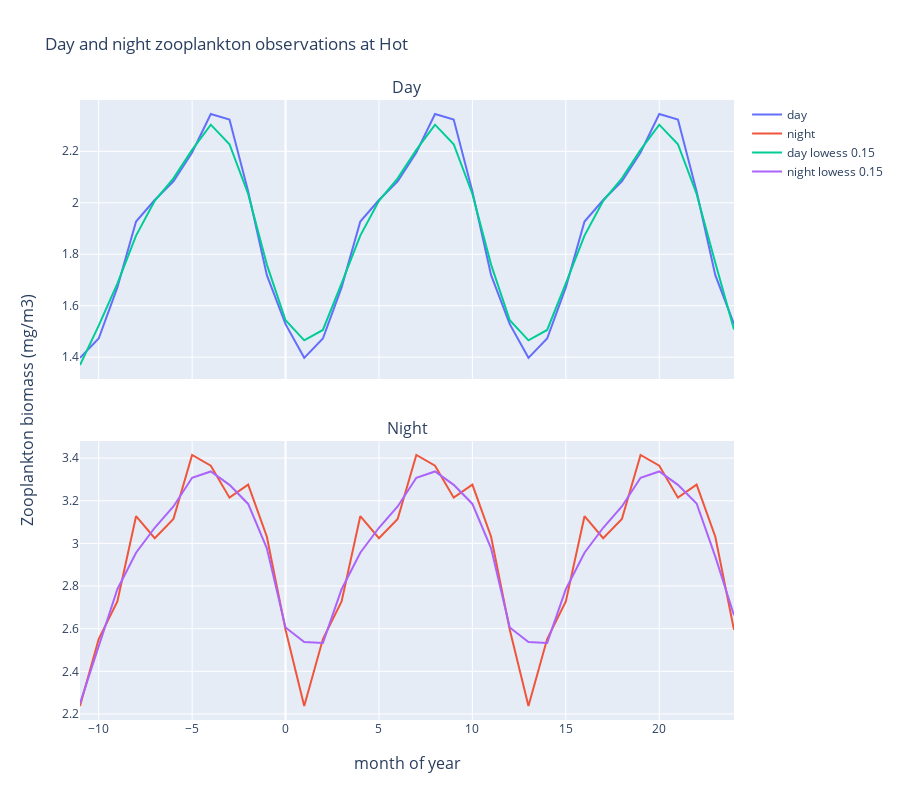

The notebook cell this image was saved under:
### Markdown cell above
## Raw data vs Smoothing

### Code cell
grouped_data_less = grouped_data.assign_coords(month=grouped_data.month - 12)
grouped_data_more = grouped_data.assign_coords(month=grouped_data.month + 12)

gathered_data = xr.concat([grouped_data_less, grouped_data, grouped_data_more], dim="month")

fig = make_subplots(
    rows=2,
    cols=1,
    shared_xaxes=True,
    subplot_titles=("Day", "Night"),
    vertical_spacing=0.1,
    x_title="month of year",
    y_title="Zooplankton biomass (mg/m3)",
)
fig.add_trace(
    go.Scatter(x=gathered_data.month.data.flatten(), y=gathered_data.day.data.flatten(), mode="lines", name="day"),
    row=1,
    col=1,
)
fig.add_trace(
    go.Scatter(x=gathered_data.month.data.flatten(), y=gathered_data.night.data.flatten(), mode="lines", name="night"),
    row=2,
    col=1,
)
for frac in [0.15]:
    lowess_day = lowess(gathered_data.day.data.flatten(), gathered_data.month.data.flatten(), frac=frac)
    fig.add_trace(
        go.Scatter(x=lowess_day[:, 0], y=lowess_day[:, 1], mode="lines", name=f"day lowess {frac}"),
        row=1,
        col=1,
    )

    lowess_night = lowess(gathered_data.night.data.flatten(), gathered_data.month.data.flatten(), frac=frac)
    fig.add_trace(
        go.Scatter(x=lowess_night[:, 0], y=lowess_night[:, 1], mode="lines", name=f"night lowess {frac}"),
        row=2,
        col=1,
    )
    gathered_data[f"day_lowess_{frac}"] = xr.DataArray(
        lowess_day[:, 1],
        dims=["month"],
        coords={"month": lowess_day[:, 0]},
        attrs={"frac": frac, "units": "mg/m3"},
    ).sel(month=slice(1, 12))
    gathered_data[f"night_lowess_{frac}"] = xr.DataArray(
        lowess_night[:, 1],
        dims=["month"],
        coords={"month": lowess_night[:, 0]},
        attrs={"frac": frac, "units": "mg/m3"},
    ).sel(month=slice(1, 12))

fig.update_layout(
    title=f"Day and night zooplankton observations at {station}",
    height=800,
)

fig.show()

### Figure 1 — Plotly figure (JSON) as saved in the notebook; plotly's stock layout.template omitted (floating-point values rounded to 4 significant figures)
{"data": [{"mode": "lines", "name": "day", "type": "scatter", "x": [-11, -10, -9, -8, -7, -6, -5, -4, -3, -2, -1, 0, 1, 2, 3, 4, 5, 6, 7, 8, 9, 10, 11, 12, 13, 14, 15, 16, 17, 18, 19, 20, 21, 22, 23, 24], "xaxis": "x", "y": [1.397, 1.473, 1.671, 1.927, 2.011, 2.083, 2.195, 2.345, 2.323, 2.044, 1.719, 1.528, 1.397, 1.473, 1.671, 1.927, 2.011, 2.083, 2.195, 2.345, 2.323, 2.044, 1.719, 1.528, 1.397, 1.473, 1.671, 1.927, 2.011, 2.083, 2.195, 2.345, 2.323, 2.044, 1.719, 1.528], "yaxis": "y"}, {"mode": "lines", "name": "night", "type": "scatter", "x": [-11, -10, -9, -8, -7, -6, -5, -4, -3, -2, -1, 0, 1, 2, 3, 4, 5, 6, 7, 8, 9, 10, 11, 12, 13, 14, 15, 16, 17, 18, 19, 20, 21, 22, 23, 24], "xaxis": "x2", "y": [2.237, 2.552, 2.728, 3.127, 3.024, 3.115, 3.415, 3.364, 3.214, 3.276, 3.031, 2.595, 2.237, 2.552, 2.728, 3.127, 3.024, 3.115, 3.415, 3.364, 3.214, 3.276, 3.031, 2.595, 2.237, 2.552, 2.728, 3.127, 3.024, 3.115, 3.415, 3.364, 3.214, 3.276, 3.031, 2.595], "yaxis": "y2"}, {"mode": "lines", "name": "day lowess 0.15", "type": "scatter", "x": [-11, -10, -9, -8, -7, -6, -5, -4, -3, -2, -1, 0, 1, 2, 3, 4, 5, 6, 7, 8, 9, 10, 11, 12, 13, 14, 15, 16, 17, 18, 19, 20, 21, 22, 23, 24], "xaxis": "x", "y": [1.369, 1.523, 1.686, 1.872, 2.008, 2.095, 2.206, 2.303, 2.227, 2.034, 1.76, 1.543, 1.465, 1.506, 1.686, 1.872, 2.008, 2.095, 2.206, 2.303, 2.227, 2.034, 1.76, 1.543, 1.465, 1.506, 1.686, 1.872, 2.008, 2.095, 2.206, 2.303, 2.227, 2.034, 1.766, 1.508], "yaxis": "y"}, {"mode": "lines", "name": "night lowess 0.15", "type": "scatter", "x": [-11, -10, -9, -8, -7, -6, -5, -4, -3, -2, -1, 0, 1, 2, 3, 4, 5, 6, 7, 8, 9, 10, 11, 12, 13, 14, 15, 16, 17, 18, 19, 20, 21, 22, 23, 24], "xaxis": "x2", "y": [2.25, 2.514, 2.785, 2.957, 3.073, 3.173, 3.308, 3.337, 3.274, 3.185, 2.977, 2.605, 2.538, 2.533, 2.785, 2.957, 3.073, 3.173, 3.308, 3.337, 3.274, 3.185, 2.977, 2.605, 2.538, 2.533, 2.785, 2.957, 3.073, 3.173, 3.308, 3.337, 3.275, 3.187, 2.938, 2.663], "yaxis": "y2"}], "layout": {"annotations": [{"font": {"size": 16}, "showarrow": false, "text": "Day", "x": 0.5, "xanchor": "center", "xref": "paper", "y": 1, "yanchor": "bottom", "yref": "paper"}, {"font": {"size": 16}, "showarrow": false, "text": "Night", "x": 0.5, "xanchor": "center", "xref": "paper", "y": 0.45, "yanchor": "bottom", "yref": "paper"}, {"font": {"size": 16}, "showarrow": false, "text": "month of year", "x": 0.5, "xanchor": "center", "xref": "paper", "y": 0, "yanchor": "top", "yref": "paper", "yshift": -30}, {"font": {"size": 16}, "showarrow": false, "text": "Zooplankton biomass (mg/m3)", "textangle": -90, "x": 0, "xanchor": "right", "xref": "paper", "xshift": -40, "y": 0.5, "yanchor": "middle", "yref": "paper"}], "height": 800, "title": {"text": "Day and night zooplankton observations at Hot"}, "xaxis": {"anchor": "y", "domain": [0, 1], "matches": "x2", "showticklabels": false}, "xaxis2": {"anchor": "y2", "domain": [0, 1]}, "yaxis": {"anchor": "x", "domain": [0.55, 1]}, "yaxis2": {"anchor": "x2", "domain": [0, 0.45]}}}
